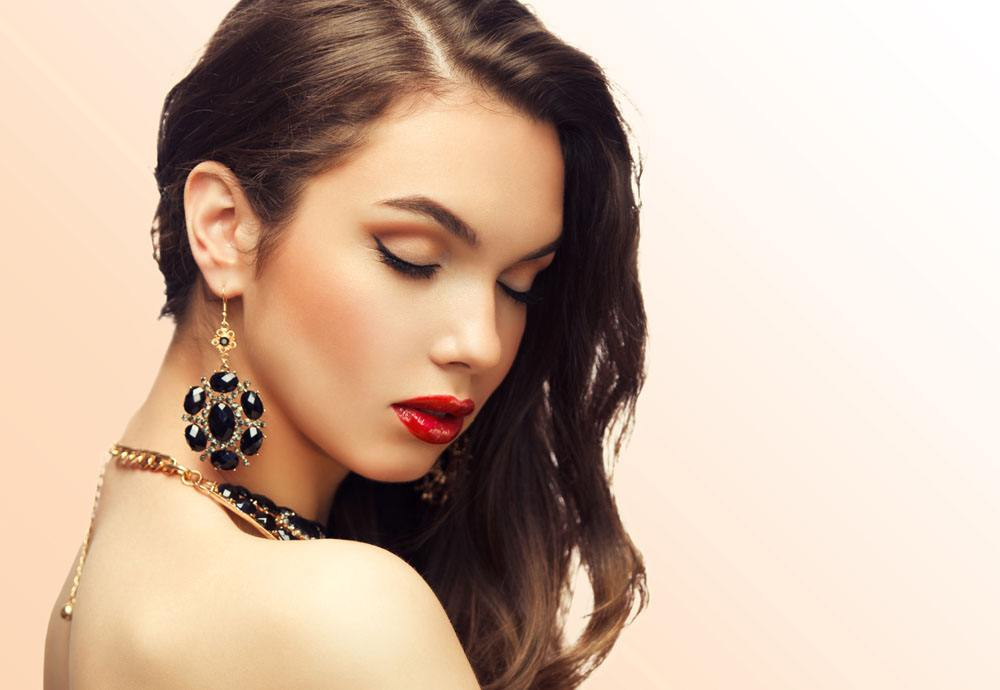
#> input picture src/third_module/test.jpg, 1000 x 690 px
$ python use_pillow.py
#> lines starting #> are read from the running program, lines starting #| are printed output that depends on the picture
# -*- coding: utf-8 -*-
import random

from PIL import Image, ImageFilter, ImageDraw, ImageFont

print('缩放: ')

# 打开一个jpg图像文件，注意是当前路径:
im = Image.open('test.jpg')
#> im is the input picture: PIL image 1000x690 RGB; mean R, G, B 203.5, 179.2, 161.5
# 获得图像尺寸:
w, h = im.size
#> w = 1000; h = 690
print('Original image size: %sx%s' % (w, h))
#| Original image size: 1000x690
# 缩放到50%:
im.thumbnail((w // 2, h // 2))
#> im: PIL image 500x345 RGB
print('Resize image to: %sx%s' % (w // 2, h // 2))
#| Resize image to: 500x345
# 把缩放后的图像用jpeg格式保存:
im.save('thumbnail.jpg', 'jpeg')

print()
print('模糊')
# 打开一个jpg图像文件，注意是当前路径:
im = Image.open('test.jpg')
# 应用模糊滤镜:
im2 = im.filter(ImageFilter.BLUR)
im2.save('blur.jpg', 'jpeg')

print()
print('----------生成验证码')


# IOError: cannot open resource
# 这是因为PIL无法定位到字体文件的位置，可以根据操作系统提供绝对路径，比如：
#
# '/Library/Fonts/Arial.ttf'

# 随机字母:
def rndChar():
    return chr(random.randint(65, 90))


# 随机颜色1:
def rndColor():
    return (random.randint(64, 255), random.randint(64, 255), random.randint(64, 255))


# 随机颜色2:
def rndColor2():
    return (random.randint(32, 127), random.randint(32, 127), random.randint(32, 127))


# 240 x 60:
width = 60 * 4
height = 60
image = Image.new('RGB', (width, height), (255, 255, 255))
#> image: PIL image 240x60 RGB; every value is 255
# 创建Font对象:
font = ImageFont.truetype('Arial.ttf', 36)
# 创建Draw对象:
draw = ImageDraw.Draw(image)
# 填充每个像素:
for x in range(width):
    for y in range(height):
        draw.point((x, y), fill=rndColor())
# 输出文字:
for t in range(4):
    draw.text((60 * t + 10, 10), rndChar(), font=font, fill=rndColor2())
# 模糊:
image = image.filter(ImageFilter.BLUR)
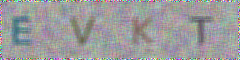
#> image: PIL image 240x60 RGB; mean R, G, B 156.1, 155.4, 156.5
image.save('code.jpg', 'jpeg')
